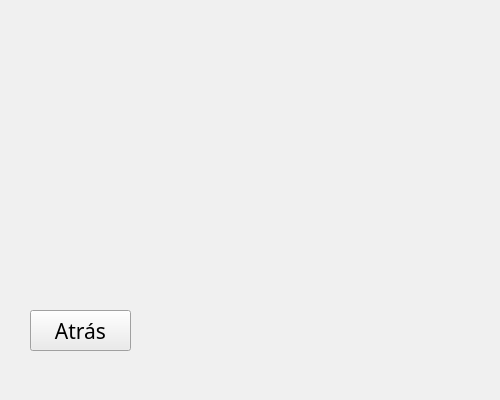
<?xml version="1.0" encoding="UTF-8"?>
<ui version="4.0">
 <class>Creditos</class>
 <widget class="QDialog" name="Creditos">
  <property name="geometry">
   <rect>
    <x>0</x>
    <y>0</y>
    <width>500</width>
    <height>400</height>
   </rect>
  </property>
  <property name="maximumSize">
   <size>
    <width>500</width>
    <height>400</height>
   </size>
  </property>
  <property name="palette">
   <palette>
    <active>
     <colorrole role="WindowText">
      <brush brushstyle="SolidPattern">
       <color alpha="255">
        <red>0</red>
        <green>0</green>
        <blue>0</blue>
       </color>
      </brush>
     </colorrole>
     <colorrole role="Button">
      <brush brushstyle="SolidPattern">
       <color alpha="255">
        <red>179</red>
        <green>179</green>
        <blue>0</blue>
       </color>
      </brush>
     </colorrole>
     <colorrole role="Light">
      <brush brushstyle="SolidPattern">
       <color alpha="255">
        <red>255</red>
        <green>255</green>
        <blue>13</blue>
       </color>
      </brush>
     </colorrole>
     <colorrole role="Midlight">
      <brush brushstyle="SolidPattern">
       <color alpha="255">
        <red>217</red>
        <green>217</green>
        <blue>6</blue>
       </color>
      </brush>
     </colorrole>
     <colorrole role="Dark">
      <brush brushstyle="SolidPattern">
       <color alpha="255">
        <red>89</red>
        <green>89</green>
        <blue>0</blue>
       </color>
      </brush>
     </colorrole>
     <colorrole role="Mid">
      <brush brushstyle="SolidPattern">
       <color alpha="255">
        <red>119</red>
        <green>119</green>
        <blue>0</blue>
       </color>
      </brush>
     </colorrole>
     <colorrole role="Text">
      <brush brushstyle="SolidPattern">
       <color alpha="255">
        <red>0</red>
        <green>0</green>
        <blue>0</blue>
       </color>
      </brush>
     </colorrole>
     <colorrole role="BrightText">
      <brush brushstyle="SolidPattern">
       <color alpha="255">
        <red>255</red>
        <green>255</green>
        <blue>255</blue>
       </color>
      </brush>
     </colorrole>
     <colorrole role="ButtonText">
      <brush brushstyle="SolidPattern">
       <color alpha="255">
        <red>0</red>
        <green>0</green>
        <blue>0</blue>
       </color>
      </brush>
     </colorrole>
     <colorrole role="Base">
      <brush brushstyle="SolidPattern">
       <color alpha="255">
        <red>255</red>
        <green>255</green>
        <blue>255</blue>
       </color>
      </brush>
     </colorrole>
     <colorrole role="Window">
      <brush brushstyle="SolidPattern">
       <color alpha="255">
        <red>179</red>
        <green>179</green>
        <blue>0</blue>
       </color>
      </brush>
     </colorrole>
     <colorrole role="Shadow">
      <brush brushstyle="SolidPattern">
       <color alpha="255">
        <red>0</red>
        <green>0</green>
        <blue>0</blue>
       </color>
      </brush>
     </colorrole>
     <colorrole role="Highlight">
      <brush brushstyle="SolidPattern">
       <color alpha="255">
        <red>0</red>
        <green>120</green>
        <blue>215</blue>
       </color>
      </brush>
     </colorrole>
     <colorrole role="HighlightedText">
      <brush brushstyle="SolidPattern">
       <color alpha="255">
        <red>255</red>
        <green>255</green>
        <blue>255</blue>
       </color>
      </brush>
     </colorrole>
     <colorrole role="Link">
      <brush brushstyle="SolidPattern">
       <color alpha="255">
        <red>0</red>
        <green>0</green>
        <blue>255</blue>
       </color>
      </brush>
     </colorrole>
     <colorrole role="LinkVisited">
      <brush brushstyle="SolidPattern">
       <color alpha="255">
        <red>255</red>
        <green>0</green>
        <blue>255</blue>
       </color>
      </brush>
     </colorrole>
     <colorrole role="AlternateBase">
      <brush brushstyle="SolidPattern">
       <color alpha="255">
        <red>217</red>
        <green>217</green>
        <blue>127</blue>
       </color>
      </brush>
     </colorrole>
     <colorrole role="NoRole">
      <brush brushstyle="NoBrush">
       <color alpha="255">
        <red>0</red>
        <green>0</green>
        <blue>0</blue>
       </color>
      </brush>
     </colorrole>
     <colorrole role="ToolTipBase">
      <brush brushstyle="SolidPattern">
       <color alpha="255">
        <red>255</red>
        <green>255</green>
        <blue>220</blue>
       </color>
      </brush>
     </colorrole>
     <colorrole role="ToolTipText">
      <brush brushstyle="SolidPattern">
       <color alpha="255">
        <red>0</red>
        <green>0</green>
        <blue>0</blue>
       </color>
      </brush>
     </colorrole>
     <colorrole role="PlaceholderText">
      <brush brushstyle="SolidPattern">
       <color alpha="128">
        <red>0</red>
        <green>0</green>
        <blue>0</blue>
       </color>
      </brush>
     </colorrole>
    </active>
    <inactive>
     <colorrole role="WindowText">
      <brush brushstyle="SolidPattern">
       <color alpha="255">
        <red>0</red>
        <green>0</green>
        <blue>0</blue>
       </color>
      </brush>
     </colorrole>
     <colorrole role="Button">
      <brush brushstyle="SolidPattern">
       <color alpha="255">
        <red>240</red>
        <green>240</green>
        <blue>240</blue>
       </color>
      </brush>
     </colorrole>
     <colorrole role="Light">
      <brush brushstyle="SolidPattern">
       <color alpha="255">
        <red>255</red>
        <green>255</green>
        <blue>255</blue>
       </color>
      </brush>
     </colorrole>
     <colorrole role="Midlight">
      <brush brushstyle="SolidPattern">
       <color alpha="255">
        <red>227</red>
        <green>227</green>
        <blue>227</blue>
       </color>
      </brush>
     </colorrole>
     <colorrole role="Dark">
      <brush brushstyle="SolidPattern">
       <color alpha="255">
        <red>160</red>
        <green>160</green>
        <blue>160</blue>
       </color>
      </brush>
     </colorrole>
     <colorrole role="Mid">
      <brush brushstyle="SolidPattern">
       <color alpha="255">
        <red>160</red>
        <green>160</green>
        <blue>160</blue>
       </color>
      </brush>
     </colorrole>
     <colorrole role="Text">
      <brush brushstyle="SolidPattern">
       <color alpha="255">
        <red>0</red>
        <green>0</green>
        <blue>0</blue>
       </color>
      </brush>
     </colorrole>
     <colorrole role="BrightText">
      <brush brushstyle="SolidPattern">
       <color alpha="255">
        <red>255</red>
        <green>255</green>
        <blue>255</blue>
       </color>
      </brush>
     </colorrole>
     <colorrole role="ButtonText">
      <brush brushstyle="SolidPattern">
       <color alpha="255">
        <red>0</red>
        <green>0</green>
        <blue>0</blue>
       </color>
      </brush>
     </colorrole>
     <colorrole role="Base">
      <brush brushstyle="SolidPattern">
       <color alpha="255">
        <red>255</red>
        <green>255</green>
        <blue>255</blue>
       </color>
      </brush>
     </colorrole>
     <colorrole role="Window">
      <brush brushstyle="SolidPattern">
       <color alpha="255">
        <red>240</red>
        <green>240</green>
        <blue>240</blue>
       </color>
      </brush>
     </colorrole>
     <colorrole role="Shadow">
      <brush brushstyle="SolidPattern">
       <color alpha="255">
        <red>105</red>
        <green>105</green>
        <blue>105</blue>
       </color>
      </brush>
     </colorrole>
     <colorrole role="Highlight">
      <brush brushstyle="SolidPattern">
       <color alpha="255">
        <red>240</red>
        <green>240</green>
        <blue>240</blue>
       </color>
      </brush>
     </colorrole>
     <colorrole role="HighlightedText">
      <brush brushstyle="SolidPattern">
       <color alpha="255">
        <red>0</red>
        <green>0</green>
        <blue>0</blue>
       </color>
      </brush>
     </colorrole>
     <colorrole role="Link">
      <brush brushstyle="SolidPattern">
       <color alpha="255">
        <red>0</red>
        <green>0</green>
        <blue>255</blue>
       </color>
      </brush>
     </colorrole>
     <colorrole role="LinkVisited">
      <brush brushstyle="SolidPattern">
       <color alpha="255">
        <red>255</red>
        <green>0</green>
        <blue>255</blue>
       </color>
      </brush>
     </colorrole>
     <colorrole role="AlternateBase">
      <brush brushstyle="SolidPattern">
       <color alpha="255">
        <red>245</red>
        <green>245</green>
        <blue>245</blue>
       </color>
      </brush>
     </colorrole>
     <colorrole role="NoRole">
      <brush brushstyle="NoBrush">
       <color alpha="255">
        <red>0</red>
        <green>0</green>
        <blue>0</blue>
       </color>
      </brush>
     </colorrole>
     <colorrole role="ToolTipBase">
      <brush brushstyle="SolidPattern">
       <color alpha="255">
        <red>255</red>
        <green>255</green>
        <blue>220</blue>
       </color>
      </brush>
     </colorrole>
     <colorrole role="ToolTipText">
      <brush brushstyle="SolidPattern">
       <color alpha="255">
        <red>0</red>
        <green>0</green>
        <blue>0</blue>
       </color>
      </brush>
     </colorrole>
     <colorrole role="PlaceholderText">
      <brush brushstyle="SolidPattern">
       <color alpha="128">
        <red>0</red>
        <green>0</green>
        <blue>0</blue>
       </color>
      </brush>
     </colorrole>
    </inactive>
    <disabled>
     <colorrole role="WindowText">
      <brush brushstyle="SolidPattern">
       <color alpha="255">
        <red>89</red>
        <green>89</green>
        <blue>0</blue>
       </color>
      </brush>
     </colorrole>
     <colorrole role="Button">
      <brush brushstyle="SolidPattern">
       <color alpha="255">
        <red>179</red>
        <green>179</green>
        <blue>0</blue>
       </color>
      </brush>
     </colorrole>
     <colorrole role="Light">
      <brush brushstyle="SolidPattern">
       <color alpha="255">
        <red>255</red>
        <green>255</green>
        <blue>13</blue>
       </color>
      </brush>
     </colorrole>
     <colorrole role="Midlight">
      <brush brushstyle="SolidPattern">
       <color alpha="255">
        <red>217</red>
        <green>217</green>
        <blue>6</blue>
       </color>
      </brush>
     </colorrole>
     <colorrole role="Dark">
      <brush brushstyle="SolidPattern">
       <color alpha="255">
        <red>89</red>
        <green>89</green>
        <blue>0</blue>
       </color>
      </brush>
     </colorrole>
     <colorrole role="Mid">
      <brush brushstyle="SolidPattern">
       <color alpha="255">
        <red>119</red>
        <green>119</green>
        <blue>0</blue>
       </color>
      </brush>
     </colorrole>
     <colorrole role="Text">
      <brush brushstyle="SolidPattern">
       <color alpha="255">
        <red>89</red>
        <green>89</green>
        <blue>0</blue>
       </color>
      </brush>
     </colorrole>
     <colorrole role="BrightText">
      <brush brushstyle="SolidPattern">
       <color alpha="255">
        <red>255</red>
        <green>255</green>
        <blue>255</blue>
       </color>
      </brush>
     </colorrole>
     <colorrole role="ButtonText">
      <brush brushstyle="SolidPattern">
       <color alpha="255">
        <red>89</red>
        <green>89</green>
        <blue>0</blue>
       </color>
      </brush>
     </colorrole>
     <colorrole role="Base">
      <brush brushstyle="SolidPattern">
       <color alpha="255">
        <red>179</red>
        <green>179</green>
        <blue>0</blue>
       </color>
      </brush>
     </colorrole>
     <colorrole role="Window">
      <brush brushstyle="SolidPattern">
       <color alpha="255">
        <red>179</red>
        <green>179</green>
        <blue>0</blue>
       </color>
      </brush>
     </colorrole>
     <colorrole role="Shadow">
      <brush brushstyle="SolidPattern">
       <color alpha="255">
        <red>0</red>
        <green>0</green>
        <blue>0</blue>
       </color>
      </brush>
     </colorrole>
     <colorrole role="Highlight">
      <brush brushstyle="SolidPattern">
       <color alpha="255">
        <red>0</red>
        <green>120</green>
        <blue>215</blue>
       </color>
      </brush>
     </colorrole>
     <colorrole role="HighlightedText">
      <brush brushstyle="SolidPattern">
       <color alpha="255">
        <red>255</red>
        <green>255</green>
        <blue>255</blue>
       </color>
      </brush>
     </colorrole>
     <colorrole role="Link">
      <brush brushstyle="SolidPattern">
       <color alpha="255">
        <red>0</red>
        <green>0</green>
        <blue>255</blue>
       </color>
      </brush>
     </colorrole>
     <colorrole role="LinkVisited">
      <brush brushstyle="SolidPattern">
       <color alpha="255">
        <red>255</red>
        <green>0</green>
        <blue>255</blue>
       </color>
      </brush>
     </colorrole>
     <colorrole role="AlternateBase">
      <brush brushstyle="SolidPattern">
       <color alpha="255">
        <red>245</red>
        <green>245</green>
        <blue>245</blue>
       </color>
      </brush>
     </colorrole>
     <colorrole role="NoRole">
      <brush brushstyle="NoBrush">
       <color alpha="255">
        <red>0</red>
        <green>0</green>
        <blue>0</blue>
       </color>
      </brush>
     </colorrole>
     <colorrole role="ToolTipBase">
      <brush brushstyle="SolidPattern">
       <color alpha="255">
        <red>255</red>
        <green>255</green>
        <blue>220</blue>
       </color>
      </brush>
     </colorrole>
     <colorrole role="ToolTipText">
      <brush brushstyle="SolidPattern">
       <color alpha="255">
        <red>0</red>
        <green>0</green>
        <blue>0</blue>
       </color>
      </brush>
     </colorrole>
     <colorrole role="PlaceholderText">
      <brush brushstyle="SolidPattern">
       <color alpha="128">
        <red>0</red>
        <green>0</green>
        <blue>0</blue>
       </color>
      </brush>
     </colorrole>
    </disabled>
   </palette>
  </property>
  <property name="windowTitle">
   <string>Créditos</string>
  </property>
  <widget class="QLabel" name="creditos_lbl">
   <property name="geometry">
    <rect>
     <x>90</x>
     <y>90</y>
     <width>341</width>
     <height>171</height>
    </rect>
   </property>
   <property name="palette">
    <palette>
     <active>
      <colorrole role="WindowText">
       <brush brushstyle="SolidPattern">
        <color alpha="255">
         <red>255</red>
         <green>255</green>
         <blue>255</blue>
        </color>
       </brush>
      </colorrole>
      <colorrole role="Button">
       <brush brushstyle="SolidPattern">
        <color alpha="255">
         <red>255</red>
         <green>255</green>
         <blue>255</blue>
        </color>
       </brush>
      </colorrole>
      <colorrole role="Light">
       <brush brushstyle="SolidPattern">
        <color alpha="255">
         <red>255</red>
         <green>255</green>
         <blue>255</blue>
        </color>
       </brush>
      </colorrole>
      <colorrole role="Midlight">
       <brush brushstyle="SolidPattern">
        <color alpha="255">
         <red>255</red>
         <green>255</green>
         <blue>255</blue>
        </color>
       </brush>
      </colorrole>
      <colorrole role="Dark">
       <brush brushstyle="SolidPattern">
        <color alpha="255">
         <red>127</red>
         <green>127</green>
         <blue>127</blue>
        </color>
       </brush>
      </colorrole>
      <colorrole role="Mid">
       <brush brushstyle="SolidPattern">
        <color alpha="255">
         <red>170</red>
         <green>170</green>
         <blue>170</blue>
        </color>
       </brush>
      </colorrole>
      <colorrole role="Text">
       <brush brushstyle="SolidPattern">
        <color alpha="255">
         <red>255</red>
         <green>255</green>
         <blue>255</blue>
        </color>
       </brush>
      </colorrole>
      <colorrole role="BrightText">
       <brush brushstyle="SolidPattern">
        <color alpha="255">
         <red>255</red>
         <green>255</green>
         <blue>255</blue>
        </color>
       </brush>
      </colorrole>
      <colorrole role="ButtonText">
       <brush brushstyle="SolidPattern">
        <color alpha="255">
         <red>255</red>
         <green>255</green>
         <blue>255</blue>
        </color>
       </brush>
      </colorrole>
      <colorrole role="Base">
       <brush brushstyle="SolidPattern">
        <color alpha="255">
         <red>255</red>
         <green>255</green>
         <blue>255</blue>
        </color>
       </brush>
      </colorrole>
      <colorrole role="Window">
       <brush brushstyle="SolidPattern">
        <color alpha="255">
         <red>255</red>
         <green>255</green>
         <blue>255</blue>
        </color>
       </brush>
      </colorrole>
      <colorrole role="Shadow">
       <brush brushstyle="SolidPattern">
        <color alpha="255">
         <red>0</red>
         <green>0</green>
         <blue>0</blue>
        </color>
       </brush>
      </colorrole>
      <colorrole role="AlternateBase">
       <brush brushstyle="SolidPattern">
        <color alpha="255">
         <red>255</red>
         <green>255</green>
         <blue>255</blue>
        </color>
       </brush>
      </colorrole>
      <colorrole role="ToolTipBase">
       <brush brushstyle="SolidPattern">
        <color alpha="255">
         <red>255</red>
         <green>255</green>
         <blue>220</blue>
        </color>
       </brush>
      </colorrole>
      <colorrole role="ToolTipText">
       <brush brushstyle="SolidPattern">
        <color alpha="255">
         <red>0</red>
         <green>0</green>
         <blue>0</blue>
        </color>
       </brush>
      </colorrole>
      <colorrole role="PlaceholderText">
       <brush brushstyle="SolidPattern">
        <color alpha="255">
         <red>255</red>
         <green>255</green>
         <blue>255</blue>
        </color>
       </brush>
      </colorrole>
     </active>
     <inactive>
      <colorrole role="WindowText">
       <brush brushstyle="SolidPattern">
        <color alpha="255">
         <red>255</red>
         <green>255</green>
         <blue>255</blue>
        </color>
       </brush>
      </colorrole>
      <colorrole role="Button">
       <brush brushstyle="SolidPattern">
        <color alpha="255">
         <red>240</red>
         <green>240</green>
         <blue>240</blue>
        </color>
       </brush>
      </colorrole>
      <colorrole role="Light">
       <brush brushstyle="SolidPattern">
        <color alpha="255">
         <red>255</red>
         <green>255</green>
         <blue>255</blue>
        </color>
       </brush>
      </colorrole>
      <colorrole role="Midlight">
       <brush brushstyle="SolidPattern">
        <color alpha="255">
         <red>227</red>
         <green>227</green>
         <blue>227</blue>
        </color>
       </brush>
      </colorrole>
      <colorrole role="Dark">
       <brush brushstyle="SolidPattern">
        <color alpha="255">
         <red>160</red>
         <green>160</green>
         <blue>160</blue>
        </color>
       </brush>
      </colorrole>
      <colorrole role="Mid">
       <brush brushstyle="SolidPattern">
        <color alpha="255">
         <red>160</red>
         <green>160</green>
         <blue>160</blue>
        </color>
       </brush>
      </colorrole>
      <colorrole role="Text">
       <brush brushstyle="SolidPattern">
        <color alpha="255">
         <red>255</red>
         <green>255</green>
         <blue>255</blue>
        </color>
       </brush>
      </colorrole>
      <colorrole role="BrightText">
       <brush brushstyle="SolidPattern">
        <color alpha="255">
         <red>255</red>
         <green>255</green>
         <blue>255</blue>
        </color>
       </brush>
      </colorrole>
      <colorrole role="ButtonText">
       <brush brushstyle="SolidPattern">
        <color alpha="255">
         <red>255</red>
         <green>255</green>
         <blue>255</blue>
        </color>
       </brush>
      </colorrole>
      <colorrole role="Base">
       <brush brushstyle="SolidPattern">
        <color alpha="255">
         <red>255</red>
         <green>255</green>
         <blue>255</blue>
        </color>
       </brush>
      </colorrole>
      <colorrole role="Window">
       <brush brushstyle="SolidPattern">
        <color alpha="255">
         <red>240</red>
         <green>240</green>
         <blue>240</blue>
        </color>
       </brush>
      </colorrole>
      <colorrole role="Shadow">
       <brush brushstyle="SolidPattern">
        <color alpha="255">
         <red>105</red>
         <green>105</green>
         <blue>105</blue>
        </color>
       </brush>
      </colorrole>
      <colorrole role="AlternateBase">
       <brush brushstyle="SolidPattern">
        <color alpha="255">
         <red>233</red>
         <green>231</green>
         <blue>227</blue>
        </color>
       </brush>
      </colorrole>
      <colorrole role="ToolTipBase">
       <brush brushstyle="SolidPattern">
        <color alpha="255">
         <red>255</red>
         <green>255</green>
         <blue>220</blue>
        </color>
       </brush>
      </colorrole>
      <colorrole role="ToolTipText">
       <brush brushstyle="SolidPattern">
        <color alpha="255">
         <red>0</red>
         <green>0</green>
         <blue>0</blue>
        </color>
       </brush>
      </colorrole>
      <colorrole role="PlaceholderText">
       <brush brushstyle="SolidPattern">
        <color alpha="255">
         <red>255</red>
         <green>255</green>
         <blue>255</blue>
        </color>
       </brush>
      </colorrole>
     </inactive>
     <disabled>
      <colorrole role="WindowText">
       <brush brushstyle="SolidPattern">
        <color alpha="255">
         <red>255</red>
         <green>255</green>
         <blue>255</blue>
        </color>
       </brush>
      </colorrole>
      <colorrole role="Button">
       <brush brushstyle="SolidPattern">
        <color alpha="255">
         <red>255</red>
         <green>255</green>
         <blue>255</blue>
        </color>
       </brush>
      </colorrole>
      <colorrole role="Light">
       <brush brushstyle="SolidPattern">
        <color alpha="255">
         <red>255</red>
         <green>255</green>
         <blue>255</blue>
        </color>
       </brush>
      </colorrole>
      <colorrole role="Midlight">
       <brush brushstyle="SolidPattern">
        <color alpha="255">
         <red>255</red>
         <green>255</green>
         <blue>255</blue>
        </color>
       </brush>
      </colorrole>
      <colorrole role="Dark">
       <brush brushstyle="SolidPattern">
        <color alpha="255">
         <red>127</red>
         <green>127</green>
         <blue>127</blue>
        </color>
       </brush>
      </colorrole>
      <colorrole role="Mid">
       <brush brushstyle="SolidPattern">
        <color alpha="255">
         <red>170</red>
         <green>170</green>
         <blue>170</blue>
        </color>
       </brush>
      </colorrole>
      <colorrole role="Text">
       <brush brushstyle="SolidPattern">
        <color alpha="255">
         <red>255</red>
         <green>255</green>
         <blue>255</blue>
        </color>
       </brush>
      </colorrole>
      <colorrole role="BrightText">
       <brush brushstyle="SolidPattern">
        <color alpha="255">
         <red>255</red>
         <green>255</green>
         <blue>255</blue>
        </color>
       </brush>
      </colorrole>
      <colorrole role="ButtonText">
       <brush brushstyle="SolidPattern">
        <color alpha="255">
         <red>255</red>
         <green>255</green>
         <blue>255</blue>
        </color>
       </brush>
      </colorrole>
      <colorrole role="Base">
       <brush brushstyle="SolidPattern">
        <color alpha="255">
         <red>255</red>
         <green>255</green>
         <blue>255</blue>
        </color>
       </brush>
      </colorrole>
      <colorrole role="Window">
       <brush brushstyle="SolidPattern">
        <color alpha="255">
         <red>255</red>
         <green>255</green>
         <blue>255</blue>
        </color>
       </brush>
      </colorrole>
      <colorrole role="Shadow">
       <brush brushstyle="SolidPattern">
        <color alpha="255">
         <red>0</red>
         <green>0</green>
         <blue>0</blue>
        </color>
       </brush>
      </colorrole>
      <colorrole role="AlternateBase">
       <brush brushstyle="SolidPattern">
        <color alpha="255">
         <red>247</red>
         <green>247</green>
         <blue>247</blue>
        </color>
       </brush>
      </colorrole>
      <colorrole role="ToolTipBase">
       <brush brushstyle="SolidPattern">
        <color alpha="255">
         <red>255</red>
         <green>255</green>
         <blue>220</blue>
        </color>
       </brush>
      </colorrole>
      <colorrole role="ToolTipText">
       <brush brushstyle="SolidPattern">
        <color alpha="255">
         <red>0</red>
         <green>0</green>
         <blue>0</blue>
        </color>
       </brush>
      </colorrole>
      <colorrole role="PlaceholderText">
       <brush brushstyle="SolidPattern">
        <color alpha="255">
         <red>255</red>
         <green>255</green>
         <blue>255</blue>
        </color>
       </brush>
      </colorrole>
     </disabled>
    </palette>
   </property>
   <property name="font">
    <font>
     <family>Impact</family>
     <pointsize>18</pointsize>
    </font>
   </property>
   <property name="styleSheet">
    <string notr="true">color: rgb(255, 255, 255);</string>
   </property>
   <property name="text">
    <string/>
   </property>
  </widget>
  <widget class="QPushButton" name="atras">
   <property name="geometry">
    <rect>
     <x>30</x>
     <y>310</y>
     <width>101</width>
     <height>41</height>
    </rect>
   </property>
   <property name="font">
    <font>
     <family>Bahnschrift Condensed</family>
     <pointsize>16</pointsize>
    </font>
   </property>
   <property name="text">
    <string>Atrás</string>
   </property>
  </widget>
  <widget class="QLabel" name="label">
   <property name="geometry">
    <rect>
     <x>0</x>
     <y>0</y>
     <width>500</width>
     <height>400</height>
    </rect>
   </property>
   <property name="text">
    <string/>
   </property>
  </widget>
  <zorder>label</zorder>
  <zorder>atras</zorder>
  <zorder>creditos_lbl</zorder>
 </widget>
 <resources/>
 <connections/>
</ui>
